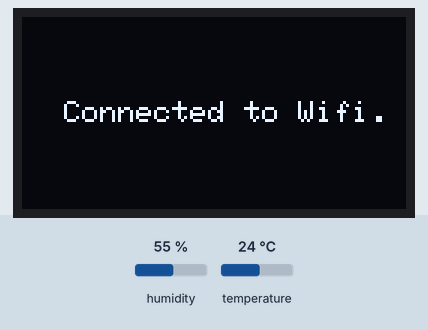
Recording of a sketch running on a simulated ESP8266 (NodeMCU). Shown: 128×64 one-colour display. The test bench sets the inputs (shaded band); at power-on: humidity 55 %, temperature 24 °C. WiFi joins after 1.5 s; servers stay silent unless stated; what the sketch prints to the serial monitor is not drawn.

Above: at 4.1 s.
At 7.2 s:
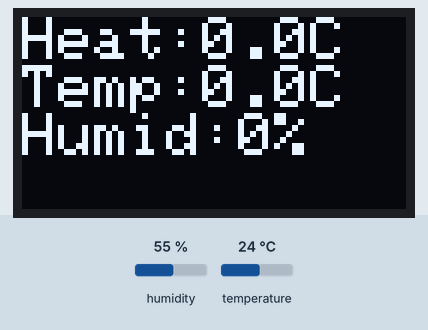
7.3 s: humidity set to 22 %
At 14.6 s:
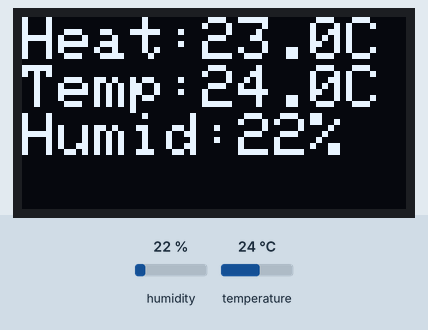
Timing chart, 0 to 16.1 s (numbered marks = the images above; inputs shaded):
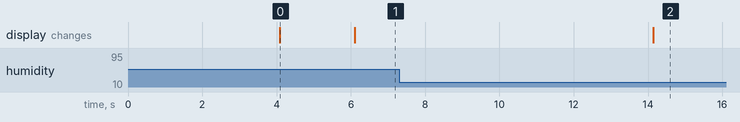

The sketch:

room-temperature-oled.ino
```cpp
// Import required libraries
#include <Arduino.h>
#include <ESP8266WiFi.h>
#include <Hash.h>
#include <ESPAsyncTCP.h>
#include <ESPAsyncWebServer.h>
#include <Adafruit_Sensor.h>
#include <DHT.h>

#include <SPI.h>
#include <Wire.h>
#include <Adafruit_GFX.h>
#include <Adafruit_SSD1306.h>

#define SCREEN_WIDTH 128 // OLED display width, in pixels
#define SCREEN_HEIGHT 64 // OLED display height, in pixels

// Declaration for SSD1306 display connected using I2C
#define OLED_RESET     -1 // Reset pin
#define SCREEN_ADDRESS 0x3C
Adafruit_SSD1306 display(SCREEN_WIDTH, SCREEN_HEIGHT, &Wire, OLED_RESET);

// Replace with your network credentials
const char* ssid = "";
const char* password = "";

#define DHTPIN 0     // Digital pin D1 connected to the DHT sensor
#define DHTTYPE    DHT22     // DHT 22 (AM2302)

DHT dht(DHTPIN, DHTTYPE);

// current temperature & humidity, updated in loop()
float t = 0.0;
float h = 0.0;
float feels= 0.0;
float farenheit= 0.0;
// Create AsyncWebServer object on port 80
AsyncWebServer server(80);

// Generally, you should use "unsigned long" for variables that hold time
// The value will quickly become too large for an int to store
unsigned long previousMillis = 0;    // will store last time DHT was updated

// Updates DHT readings every 10 seconds
const long interval = 10000;

const char index_html[] PROGMEM = R"rawliteral(
<!DOCTYPE HTML><html>
<head>
  <meta name="viewport" content="width=device-width, initial-scale=1">
  <link rel="stylesheet" href="https://use.fontawesome.com/releases/v5.7.2/css/all.css" integrity="sha384-fnmOCqbTlWIlj8LyTjo7mOUStjsKC4pOpQbqyi7RrhN7udi9RwhKkMHpvLbHG9Sr" crossorigin="anonymous">
  <style>
    html {
     font-family: Arial;
     display: inline-block;
     margin: 0px auto;
     text-align: center;
    }
    h2 { font-size: 3.0rem; }
    p { font-size: 3.0rem; }
    .units { font-size: 1.2rem; }
    .dht-labels{
      font-size: 1.5rem;
      vertical-align:middle;
      padding-bottom: 15px;
    }
  </style>
</head>
<body>
  <h2>ESP8266 DHT Server</h2>
  <p>
    <i class="fas fa-thermometer-half" style="color:#059e8a;"></i>
    <span class="dht-labels">Temperature</span>
    <span id="temperature">%TEMPERATURE%</span>
    <sup class="units">°C</sup>
  </p>
  <p>
    <i class="fas fa-tint" style="color:#00add6;"></i>
    <span class="dht-labels">Humidity</span>
    <span id="humidity">%HUMIDITY%</span>
    <sup class="units">%</sup>
  </p>
  <p>

    </P>
  <p>
    <span style="font-size:1.0rem;">Welcome to </span>
    <h3>DarthTemp<h3>
  </P>
</body>
<script>
setInterval(function ( ) {
  var xhttp = new XMLHttpRequest();
  xhttp.onreadystatechange = function() {
    if (this.readyState == 4 && this.status == 200) {
      document.getElementById("temperature").innerHTML = this.responseText;
    }
  };
  xhttp.open("GET", "/temperature", true);
  xhttp.send();
}, 10000 ) ;

setInterval(function ( ) {
  var xhttp = new XMLHttpRequest();
  xhttp.onreadystatechange = function() {
    if (this.readyState == 4 && this.status == 200) {
      document.getElementById("humidity").innerHTML = this.responseText;
    }
  };
  xhttp.open("GET", "/humidity", true);
  xhttp.send();
}, 10000 ) ;
</script>
</html>)rawliteral";

// Replaces placeholder with DHT values
String processor(const String& var){
  //Serial.println(var);
  if(var == "TEMPERATURE"){
    return String(t);
  }
  else if(var == "HUMIDITY"){
    return String(h);
  }
  return String();
}

float calculateFeelsLike(float farenheit, float h) {
  float feels = -42.379 + 2.04901523*farenheit + 10.14333127*h - .22475541*farenheit*h - .00683783*farenheit*farenheit - .05481717*h*h + .00122874*farenheit*farenheit*h + .00085282*farenheit*h*h - .00000199*farenheit*farenheit*h*h;
      if (h< 13 && farenheit>= 80 && farenheit<=110) {
        // ADJUSTMENT = [(13-RH)/4]*SQRT{[17-ABS(T-95.)]/17}
        float adjust = ((13-h)/4)  * sqrt(17-abs(farenheit-95.)/17);
        feels -= adjust;
      } else if (h>85 && farenheit>80 && farenheit<87) {
        // ADJUSTMENT = [(RH-85)/10] * [(87-T)/5]
        float adjust = ((h-85)/10) * ((87-farenheit)/5);
        feels += adjust;
      } else if (farenheit<80){
        // HI = 0.5 * {T + 61.0 + [(T-68.0)*1.2] + (RH*0.094)}
         feels = 0.5 * (farenheit + 61.0 + ((farenheit-68.0)*1.2) + (h*0.094));
      }
      feels = (feels-32)*(5.0/9.0);
      return feels;
}
void setup(){
  // Serial port for debugging purposes
  Serial.begin(115200);
  dht.begin();
  if(!display.begin(SSD1306_SWITCHCAPVCC, SCREEN_ADDRESS)) {
    Serial.println(F("SSD1306 allocation failed"));
    for(;;); // Don't proceed, loop forever
  }
    // Clear the buffer.
  display.clearDisplay();

  display.setTextSize(1);
  display.setTextColor(WHITE);
  display.setCursor(60,28);
  display.println("Yo.");
  display.display();
  delay(2000);
  // Connect to Wi-Fi
  WiFi.begin(ssid, password);
  Serial.println("Connecting to WiFi");
  while (WiFi.status() != WL_CONNECTED) {
    delay(1000);
    Serial.println(".");
  }

  display.clearDisplay();
  display.setTextSize(1);
  display.setTextColor(WHITE);
  display.setCursor(14,28);
  display.println("Connected to Wifi.");
  display.display();
  delay(2000);

  // Print ESP8266 Local IP Address
  Serial.println(WiFi.localIP());

  // Route for root / web page
  server.on("/", HTTP_GET, [](AsyncWebServerRequest *request){
    request->send_P(200, "text/html", index_html, processor);
  });
  server.on("/temperature", HTTP_GET, [](AsyncWebServerRequest *request){
    request->send_P(200, "text/plain", String(t).c_str());
  });
  server.on("/humidity", HTTP_GET, [](AsyncWebServerRequest *request){
    request->send_P(200, "text/plain", String(h).c_str());
  });
  // Start server
  server.begin();
}

void loop(){
  display.clearDisplay();
  String temp = "Temp:" + String(t,1) + "C";
  String humid = "Humid:" + String(h,0) + "%";
  String heat = "Heat:" + String(feels,1) + "C";
  display.setTextSize(2);
  display.setTextColor(WHITE);
  display.setCursor(0,0);
  display.println(heat);
  display.println(temp);
  display.print(humid);
  display.display();
  //display.startscrollleft(0x00, 0x01);
  delay(8000);
  //display.stopscroll();

  unsigned long currentMillis = millis();
  if (currentMillis - previousMillis >= interval) {
    // save the last time you updated the DHT values
    previousMillis = currentMillis;
    // Read temperature as Celsius (the default)
    float newT = dht.readTemperature();
    // Read temperature as Fahrenheit (isFahrenheit = true)
    //float newT = dht.readTemperature(true);
    // if temperature read failed, don't change t value
    if (isnan(newT)) {
      Serial.println("Failed to read from DHT sensor!");
    }
    else {
      t = newT;
      farenheit = (t*(1.8))+32;
      feels = calculateFeelsLike(farenheit, h);
      Serial.println(t);
    }
    // Read Humidity
    float newH = dht.readHumidity();
    // if humidity read failed, don't change h value
    if (isnan(newH)) {
      Serial.println("Failed to read from DHT sensor!");
    }
    else {
      h = newH;
      feels = calculateFeelsLike(farenheit, h);
      Serial.println(h);
    }
  }
      Serial.print("Feels Like: ");
      Serial.println(feels);
}
```

Measured:
- after the input at 7.3 s, the display: changes after 6.8 s (image 2)
- what the display in image 0 shows lasts 2.0 s, from 4.1 s to 6.1 s
